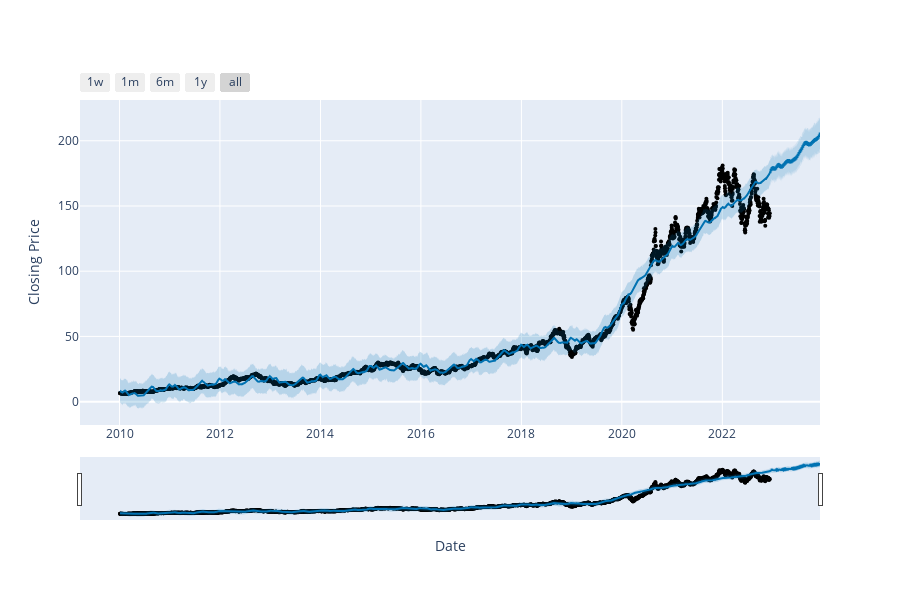

Write notebook code for a chart like this one.
### Code cell
model.plotpred()

### Figure 1 — Plotly figure (JSON) as saved in the notebook; plotly's stock layout.template omitted (floating-point values rounded to 4 significant figures; data arrays with more than 128 entries replaced by an {"elided": "..."} marker saying what was removed)
{"data": [{"marker": {"color": "black", "size": 4}, "mode": "markers", "name": "Actual", "type": "scatter", "x": {"elided": "3259 str values"}, "y": {"elided": "3259 float values"}}, {"hoverinfo": "skip", "line": {"width": 0}, "mode": "lines", "type": "scatter", "x": {"elided": "3624 str values"}, "y": {"elided": "3624 float values"}}, {"fill": "tonexty", "fillcolor": "rgba(0, 114, 178, 0.2)", "line": {"color": "#0072B2", "width": 2}, "mode": "lines", "name": "Predicted", "type": "scatter", "x": {"elided": "3624 str values"}, "y": {"elided": "3624 float values"}}, {"fill": "tonexty", "fillcolor": "rgba(0, 114, 178, 0.2)", "hoverinfo": "skip", "line": {"width": 0}, "mode": "lines", "type": "scatter", "x": {"elided": "3624 str values"}, "y": {"elided": "3624 float values"}}], "layout": {"height": 600, "showlegend": false, "width": 900, "xaxis": {"rangeselector": {"buttons": [{"count": 7, "label": "1w", "step": "day", "stepmode": "backward"}, {"count": 1, "label": "1m", "step": "month", "stepmode": "backward"}, {"count": 6, "label": "6m", "step": "month", "stepmode": "backward"}, {"count": 1, "label": "1y", "step": "year", "stepmode": "backward"}, {"step": "all"}]}, "rangeslider": {"visible": true}, "title": {"text": "Date"}, "type": "date"}, "yaxis": {"title": {"text": "Closing Price"}}}}
